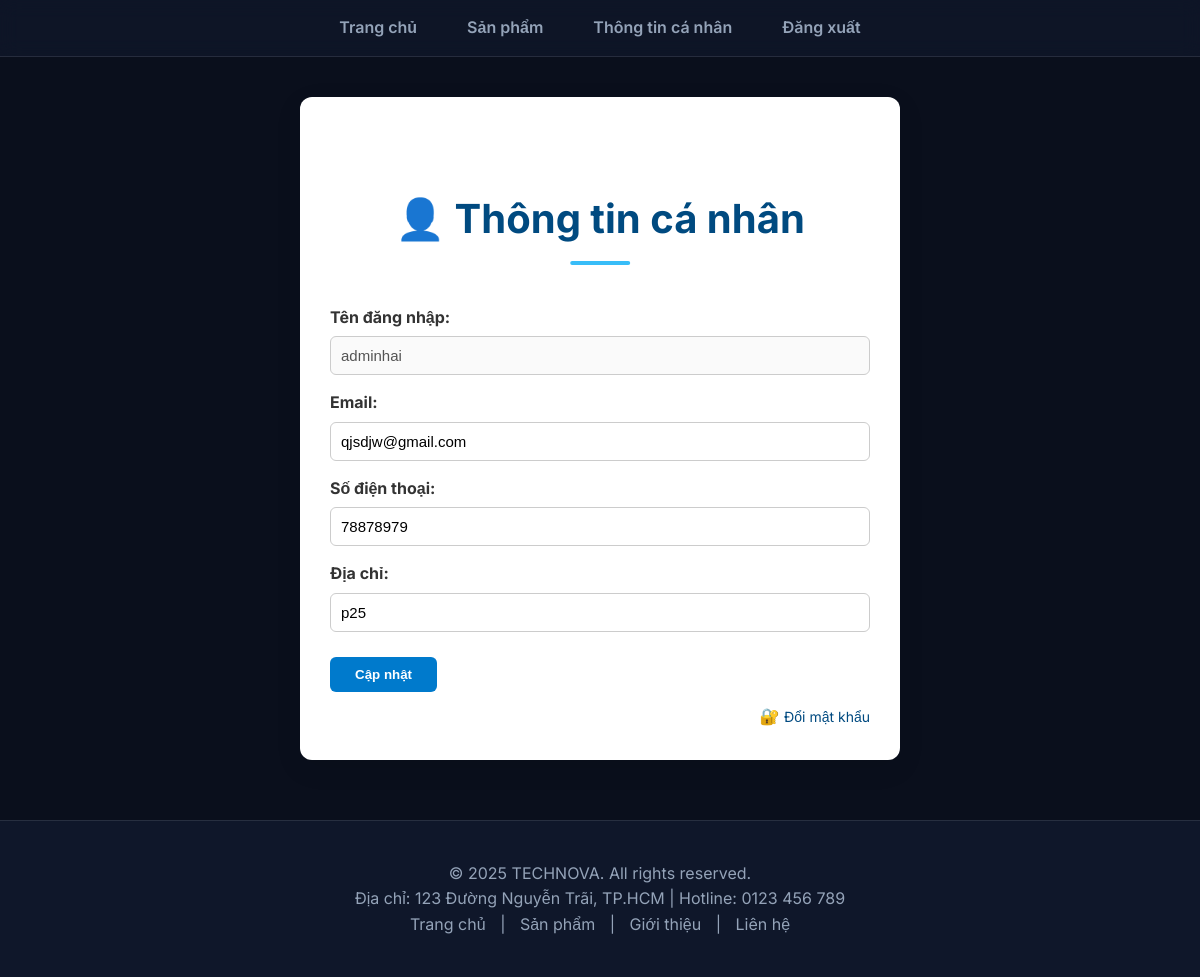
Screenshot of /WebBanHang/user/thongtincanhan.php (signed in) with the database file from the repository.
### tables this page shows
CREATE TABLE `users` (
  `id` int(11) NOT NULL,
  `username` varchar(50) NOT NULL,
  `user_id` int(11) NOT NULL,
  `password` varchar(100) NOT NULL,
  `phone` varchar(20) DEFAULT NULL,
  `address` varchar(255) DEFAULT NULL,
  `email` longtext NOT NULL,
  `role` varchar(20) NOT NULL DEFAULT 'user',
  `balance` int(11) DEFAULT 0
);

### WebBanHang/user/thongtincanhan.php (the view, shortened to what this page needs)
<?php
$conn = new mysqli("localhost", "root", "", "webbh");
$username = $_SESSION["user"]["username"];
$user = $conn->query("SELECT * FROM users WHERE username = '$username'")->fetch_assoc();
?>
<!DOCTYPE html>
<html lang="vi">
<head>
  <link rel="stylesheet" href="../index/index.css">
</head>
<body>
<div id="fox">
  <div id="fox-nav">
    <ul>
      <li><a href="../index/index.php">Trang chủ</a></li>
      <li><a href="../SanPham/SanPham.php">Sản phẩm</a></li>
      <li><a href="../User/ThongTinCaNhan.php">Thông tin cá nhân</a></li>
      <li><a href="../Login/logout.php">Đăng xuất</a></li>
    </ul>
  </div>
  <div class="info-container">
    <h2>👤 Thông tin cá nhân</h2>
    <form method="POST">
      <label>Tên đăng nhập:</label>
      <input type="text" value="<?= htmlspecialchars($user["username"]) ?>" disabled>
      <label>Email:</label>
      <input type="email" name="email" value="<?= htmlspecialchars($user["email"] ?? '') ?>" required>
      <label>Số điện thoại:</label>
      <input type="text" name="phone" value="<?= htmlspecialchars($user["phone"] ?? '') ?>">
      <label>Địa chỉ:</label>
      <input type="text" name="address" value="<?= htmlspecialchars($user["address"] ?? '') ?>">
      <button type="submit" name="update">Cập nhật</button>
      <div class="change-pass">
        🔐 <a href="DoiMatKhau.php">Đổi mật khẩu</a>
      </div>
    </form>
  </div>
  <div id="fox-footer">
    <p>© 2025 TECHNOVA. All rights reserved.</p>
    <p>Địa chỉ: 123 Đường Nguyễn Trãi, TP.HCM | Hotline: 0123 456 789</p>
    <p>
      <a href="../index/index.php">Trang chủ</a> |
      <a href="../SanPham/SanPham.php">Sản phẩm</a> |
      <a href="../Gioithieu/Gioithieu.html">Giới thiệu</a> |
      <a href="../LienHe/LienHe.html">Liên hệ</a>
    </p>
  </div>
</div>
</body>
</html>

### WebBanHang/index/index.css (style rules this page uses)
:root { --bg-dark: #0a0f1c; --text-primary: #ffffff; --text-secondary: #94a3b8; --accent: #38bdf8; --accent-glow: rgba(56, 189, 248, 0.5); --glass-bg: rgba(255, 255, 255, 0.03); --glass-border: rgba(255, 255, 255, 0.1); --card-hover: rgba(255, 255, 255, 0.08); --font-main: 'Inter', sans-serif; }
* { box-sizing: border-box; margin: 0; padding: 0; }
body { background-color: var(--bg-dark); color: var(--text-primary); font-family: var(--font-main); line-height: 1.6; }
#fox { width: 100%; max-width: 100%; margin: 0; background: transparent; box-shadow: none; }
#fox-nav { background: rgba(15, 23, 42, 0.8); backdrop-filter: blur(10px); position: sticky; top: 0; z-index: 1000; border-bottom: 1px solid var(--glass-border); }
#fox-nav ul { display: flex; justify-content: center; list-style: none; padding: 0; }
#fox-nav ul li a { display: block; padding: 15px 25px; color: var(--text-secondary); text-decoration: none; font-weight: 600; transition: 0.3s; position: relative; }
#fox-footer { background: #0f172a; border-top: 1px solid var(--glass-border); color: var(--text-secondary); padding: 40px 20px; text-align: center; margin-top: 60px; display: flex; flex-direction: column; align-items: center; }
#fox-footer a { color: var(--text-secondary); text-decoration: none; margin: 0 10px; transition: 0.3s; }
#fox-footer p, #fox-footer div { text-align: center; width: 100%; }
h2 { text-align: center; font-size: 2.5rem; margin: 60px 0 40px; color: var(--text-primary); position: relative; display: inline-block; left: 50%; transform: translateX(-50%); }
h2::after { content: ''; display: block; width: 60px; height: 4px; background: var(--accent); margin: 10px auto 0; border-radius: 2px; }

### WebBanHang/user/thongtincanhan.php (style rules this page uses)
.info-container { max-width: 600px; margin: 40px auto; padding: 30px; background: white; border-radius: 12px; box-shadow: 0 8px 28px rgba(0,0,0,0.08); }
.info-container h2 { text-align: center; color: #004a80; margin-bottom: 25px; }
.info-container label { display: block; margin-top: 15px; font-weight: bold; color: #333; }
.info-container input[type="text"], .info-container input[type="email"] { width: 100%; padding: 10px; margin-top: 6px; border: 1px solid #ccc; border-radius: 6px; font-size: 15px; }
.info-container button { margin-top: 25px; padding: 10px 25px; background: #007acc; color: white; border: none; border-radius: 6px; font-weight: bold; cursor: pointer; transition: background-color 0.3s; }
.info-container .change-pass { display: block; text-align: right; margin-top: 12px; }
.info-container .change-pass a { color: #004a80; text-decoration: none; font-size: 14px; }

### rows the page displays
users: username "adminhai", email "qjsdjw@gmail.com", phone "78878979", address "p25"
